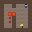

Tiled map render using the project's own tile images. Description and the whole map definition, tile-layer contents included, below:
An orthogonal 8x8 tile map with 4x4 px tiles, 2 tile layers (floor, surface).

<map version="1.10" tiledversion="1.10.2" orientation="orthogonal" renderorder="right-down" width="8" height="8" tilewidth="4" tileheight="4" infinite="0" nextlayerid="3" nextobjectid="1">
 <editorsettings>
  <export target="data/levels/level1.csv" format="csv" />
 </editorsettings>
 <tileset firstgid="1" source="tiled/tiles/sokotiles.tsx" />
 <layer id="1" name="floor" width="8" height="8">
  <data encoding="csv">
1,1,1,1,1,1,1,1,
1,1,1,1,1,1,1,1,
1,1,1,1,1,1,1,1,
1,1,1,1,1,1,1,1,
1,1,5,1,1,1,1,1,
1,1,5,1,1,1,1,1,
1,1,1,1,1,6,1,1,
1,1,1,1,1,1,1,1
</data>
 </layer>
 <layer id="2" name="surface" width="8" height="8">
  <data encoding="csv">
2,2,2,2,2,2,2,2,
2,0,0,2,0,0,3,2,
2,0,0,0,0,0,0,2,
2,0,4,4,0,0,0,2,
2,0,0,2,0,0,0,2,
2,0,0,2,0,0,0,2,
2,0,0,2,0,0,0,2,
2,2,2,2,2,2,2,2
</data>
 </layer>
</map>